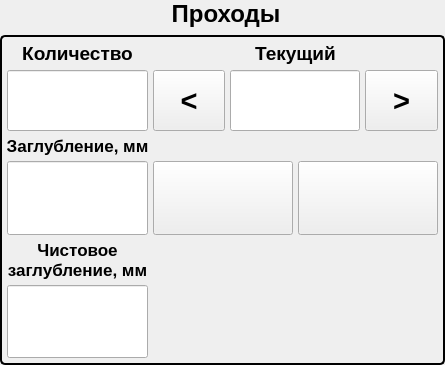
         <widget class="QGroupBox" name="PassBox">
          <property name="geometry">
           <rect>
            <x>5</x>
            <y>345</y>
            <width>445</width>
            <height>365</height>
           </rect>
          </property>
          <property name="font">
           <font>
            <pointsize>18</pointsize>
            <bold>true</bold>
           </font>
          </property>
          <property name="styleSheet">
           <string notr="true">QGroupBox {
    border: 2px solid #000000; /* 3px — толщина линии, solid — сплошная, дальше цвет */
    border-radius: 5px;       /* Скругление углов (можно убрать) */
    margin-top: 35px;         /* Отступ сверху, чтобы рамка не пересекала текст */
}
QGroupBox::title {
    subcontrol-origin: margin;
    subcontrol-position: top center; /* Позиция текста: слева (можно top center) */
    padding: 0 5px;                /* Отступы слева/справа от текста */
}</string>
          </property>
          <property name="title">
           <string>Проходы</string>
          </property>
          <property name="alignment">
           <set>Qt::AlignmentFlag::AlignCenter</set>
          </property>
          <property name="flat">
           <bool>false</bool>
          </property>
          <property name="checkable">
           <bool>false</bool>
          </property>
          <layout class="QGridLayout" name="gridLayout_4">
           <property name="leftMargin">
            <number>5</number>
           </property>
           <property name="topMargin">
            <number>5</number>
           </property>
           <property name="rightMargin">
            <number>5</number>
           </property>
           <property name="bottomMargin">
            <number>5</number>
           </property>
           <property name="spacing">
            <number>5</number>
           </property>
           <item row="0" column="0">
            <widget class="QLabel" name="label_10">
             <property name="sizePolicy">
              <sizepolicy hsizetype="Minimum" vsizetype="Maximum">
               <horstretch>0</horstretch>
               <verstretch>0</verstretch>
              </sizepolicy>
             </property>
             <property name="minimumSize">
              <size>
               <width>120</width>
               <height>0</height>
              </size>
             </property>
             <property name="font">
              <font>
               <pointsize>14</pointsize>
               <bold>true</bold>
              </font>
             </property>
             <property name="layoutDirection">
              <enum>Qt::LayoutDirection::LeftToRight</enum>
             </property>
             <property name="text">
              <string>Количество</string>
             </property>
             <property name="alignment">
              <set>Qt::AlignmentFlag::AlignCenter</set>
             </property>
            </widget>
           </item>
           <item row="1" column="0">
            <widget class="NumericDisplay" name="segmensOfNumberDisplay_3">
             <property name="sizePolicy">
              <sizepolicy hsizetype="Preferred" vsizetype="Preferred">
               <horstretch>0</horstretch>
               <verstretch>0</verstretch>
              </sizepolicy>
             </property>
             <property name="minimumSize">
              <size>
               <width>0</width>
               <height>0</height>
              </size>
             </property>
             <property name="maximumSize">
              <size>
               <width>141</width>
               <height>16777215</height>
              </size>
             </property>
             <property name="font">
              <font>
               <pointsize>22</pointsize>
               <bold>true</bold>
              </font>
             </property>
             <property name="mouseTracking">
              <bool>false</bool>
             </property>
             <property name="focusPolicy">
              <enum>Qt::FocusPolicy::NoFocus</enum>
             </property>
             <property name="contextMenuPolicy">
              <enum>Qt::ContextMenuPolicy::NoContextMenu</enum>
             </property>
             <property name="alignment">
              <set>Qt::AlignmentFlag::AlignCenter</set>
             </property>
             <property name="readOnly">
              <bool>false</bool>
             </property>
             <property name="readAddress" stdset="0">
              <string>D1106</string>
             </property>
             <property name="writeAddress" stdset="0">
              <string>D1106</string>
             </property>
             <property name="format" stdset="0">
              <string>UWord</string>
             </property>
             <property name="fractional" stdset="0">
              <UInt>0</UInt>
             </property>
             <property name="minimum" stdset="0">
              <double>0.000000000000000</double>
             </property>
             <property name="maximum" stdset="0">
              <double>10.000000000000000</double>
             </property>
            </widget>
           </item>
           <item row="1" column="1">
            <widget class="MomentaryButton" name="decCurrentSegmentButton_2">
             <property name="enabled">
              <bool>true</bool>
             </property>
             <property name="sizePolicy">
              <sizepolicy hsizetype="Preferred" vsizetype="Preferred">
               <horstretch>0</horstretch>
               <verstretch>0</verstretch>
              </sizepolicy>
             </property>
             <property name="minimumSize">
              <size>
               <width>60</width>
               <height>61</height>
              </size>
             </property>
             <property name="font">
              <font>
               <pointsize>22</pointsize>
               <bold>true</bold>
              </font>
             </property>
             <property name="focusPolicy">
              <enum>Qt::FocusPolicy::NoFocus</enum>
             </property>
             <property name="text">
              <string>&lt;</string>
             </property>
             <property name="writeAddress" stdset="0">
              <string>D0.9</string>
             </property>
            </widget>
           </item>
           <item row="1" column="2" colspan="2">
            <widget class="NumericDisplay" name="currentSegmentDisplay_2">
             <property name="sizePolicy">
              <sizepolicy hsizetype="Preferred" vsizetype="Preferred">
               <horstretch>0</horstretch>
               <verstretch>0</verstretch>
              </sizepolicy>
             </property>
             <property name="minimumSize">
              <size>
               <width>130</width>
               <height>61</height>
              </size>
             </property>
             <property name="maximumSize">
              <size>
               <width>120</width>
               <height>60</height>
              </size>
             </property>
             <property name="font">
              <font>
               <pointsize>22</pointsize>
               <bold>true</bold>
              </font>
             </property>
             <property name="mouseTracking">
              <bool>false</bool>
             </property>
             <property name="focusPolicy">
              <enum>Qt::FocusPolicy::NoFocus</enum>
             </property>
             <property name="contextMenuPolicy">
              <enum>Qt::ContextMenuPolicy::NoContextMenu</enum>
             </property>
             <property name="alignment">
              <set>Qt::AlignmentFlag::AlignCenter</set>
             </property>
             <property name="readOnly">
              <bool>true</bool>
             </property>
             <property name="readAddress" stdset="0">
              <string>D1108</string>
             </property>
             <property name="writeAddress" stdset="0">
              <string>D1108</string>
             </property>
             <property name="format" stdset="0">
              <string>UWord</string>
             </property>
             <property name="fractional" stdset="0">
              <UInt>0</UInt>
             </property>
             <property name="minimum" stdset="0">
              <double>-10000.000000000000000</double>
             </property>
             <property name="maximum" stdset="0">
              <double>10000.000000000000000</double>
             </property>
            </widget>
           </item>
           <item row="1" column="4">
            <widget class="MomentaryButton" name="incCurrentSegmentButton_2">
             <property name="sizePolicy">
              <sizepolicy hsizetype="Minimum" vsizetype="Preferred">
               <horstretch>0</horstretch>
               <verstretch>0</verstretch>
              </sizepolicy>
             </property>
             <property name="minimumSize">
              <size>
               <width>61</width>
               <height>61</height>
              </size>
             </property>
             <property name="font">
              <font>
               <pointsize>22</pointsize>
               <bold>true</bold>
              </font>
             </property>
             <property name="focusPolicy">
              <enum>Qt::FocusPolicy::NoFocus</enum>
             </property>
             <property name="text">
              <string>&gt;</string>
             </property>
             <property name="writeAddress" stdset="0">
              <string>D0.8</string>
             </property>
            </widget>
           </item>
           <item row="2" column="0">
            <widget class="QLabel" name="label_12">
             <property name="sizePolicy">
              <sizepolicy hsizetype="Minimum" vsizetype="Maximum">
               <horstretch>0</horstretch>
               <verstretch>0</verstretch>
              </sizepolicy>
             </property>
             <property name="minimumSize">
              <size>
               <width>120</width>
               <height>0</height>
              </size>
             </property>
             <property name="font">
              <font>
               <pointsize>13</pointsize>
               <bold>true</bold>
              </font>
             </property>
             <property name="layoutDirection">
              <enum>Qt::LayoutDirection::LeftToRight</enum>
             </property>
             <property name="text">
              <string>Заглубление, мм</string>
             </property>
             <property name="alignment">
              <set>Qt::AlignmentFlag::AlignCenter</set>
             </property>
            </widget>
           </item>
           <item row="3" column="0">
            <widget class="NumericDisplay" name="segmensOfNumberDisplay_4">
             <property name="sizePolicy">
              <sizepolicy hsizetype="Preferred" vsizetype="Preferred">
               <horstretch>0</horstretch>
               <verstretch>0</verstretch>
              </sizepolicy>
             </property>
             <property name="minimumSize">
              <size>
               <width>141</width>
               <height>61</height>
              </size>
             </property>
             <property name="maximumSize">
              <size>
               <width>120</width>
               <height>16777215</height>
              </size>
             </property>
             <property name="font">
              <font>
               <pointsize>22</pointsize>
               <bold>true</bold>
              </font>
             </property>
             <property name="mouseTracking">
              <bool>false</bool>
             </property>
             <property name="focusPolicy">
              <enum>Qt::FocusPolicy::NoFocus</enum>
             </property>
             <property name="contextMenuPolicy">
              <enum>Qt::ContextMenuPolicy::NoContextMenu</enum>
             </property>
             <property name="alignment">
              <set>Qt::AlignmentFlag::AlignCenter</set>
             </property>
             <property name="readOnly">
              <bool>false</bool>
             </property>
             <property name="readAddress" stdset="0">
              <string>D1112</string>
             </property>
             <property name="writeAddress" stdset="0">
              <string>D1112</string>
             </property>
             <property name="format" stdset="0">
              <string>Float</string>
             </property>
             <property name="fractional" stdset="0">
              <UInt>2</UInt>
             </property>
             <property name="minimum" stdset="0">
              <double>0.000000000000000</double>
             </property>
             <property name="maximum" stdset="0">
              <double>10.000000000000000</double>
             </property>
            </widget>
           </item>
           <item row="3" column="1" colspan="2">
            <widget class="ToggleButton" name="calibrationRunToggle_2">
             <property name="sizePolicy">
              <sizepolicy hsizetype="Preferred" vsizetype="Preferred">
               <horstretch>0</horstretch>
               <verstretch>0</verstretch>
              </sizepolicy>
             </property>
             <property name="font">
              <font>
               <pointsize>14</pointsize>
               <bold>true</bold>
              </font>
             </property>
             <property name="focusPolicy">
              <enum>Qt::FocusPolicy::NoFocus</enum>
             </property>
             <property name="autoFillBackground">
              <bool>false</bool>
             </property>
             <property name="checked">
              <bool>false</bool>
             </property>
             <property name="stateTexts" stdset="0">
              <stringlist>
               <string>Заглубиться</string>
               <string>Заглубиться</string>
              </stringlist>
             </property>
             <property name="readAddress" stdset="0">
              <string>D0.11</string>
             </property>
             <property name="writeAddress" stdset="0">
              <string>D0.11</string>
             </property>
            </widget>
           </item>
           <item row="3" column="3" colspan="2">
            <widget class="ToggleButton" name="calibrationRunToggle_3">
             <property name="sizePolicy">
              <sizepolicy hsizetype="Preferred" vsizetype="Preferred">
               <horstretch>0</horstretch>
               <verstretch>0</verstretch>
              </sizepolicy>
             </property>
             <property name="font">
              <font>
               <pointsize>14</pointsize>
               <bold>true</bold>
              </font>
             </property>
             <property name="focusPolicy">
              <enum>Qt::FocusPolicy::NoFocus</enum>
             </property>
             <property name="autoFillBackground">
              <bool>false</bool>
             </property>
             <property name="checked">
              <bool>false</bool>
             </property>
             <property name="stateTexts" stdset="0">
              <stringlist>
               <string>Фрезеровать</string>
               <string>Фрезеровать</string>
              </stringlist>
             </property>
             <property name="readAddress" stdset="0">
              <string>D0.12</string>
             </property>
             <property name="writeAddress" stdset="0">
              <string>D0.12</string>
             </property>
            </widget>
           </item>
           <item row="4" column="0">
            <widget class="QLabel" name="label_13">
             <property name="sizePolicy">
              <sizepolicy hsizetype="Minimum" vsizetype="Maximum">
               <horstretch>0</horstretch>
               <verstretch>0</verstretch>
              </sizepolicy>
             </property>
             <property name="minimumSize">
              <size>
               <width>120</width>
               <height>0</height>
              </size>
             </property>
             <property name="font">
              <font>
               <pointsize>13</pointsize>
               <bold>true</bold>
              </font>
             </property>
             <property name="layoutDirection">
              <enum>Qt::LayoutDirection::LeftToRight</enum>
             </property>
             <property name="text">
              <string>Чистовое
заглубление, мм</string>
             </property>
             <property name="alignment">
              <set>Qt::AlignmentFlag::AlignCenter</set>
             </property>
            </widget>
           </item>
           <item row="5" column="0">
            <widget class="NumericDisplay" name="segmensOfNumberDisplay_5">
             <property name="sizePolicy">
              <sizepolicy hsizetype="Preferred" vsizetype="Preferred">
               <horstretch>0</horstretch>
               <verstretch>0</verstretch>
              </sizepolicy>
             </property>
             <property name="minimumSize">
              <size>
               <width>141</width>
               <height>61</height>
              </size>
             </property>
             <property name="maximumSize">
              <size>
               <width>120</width>
               <height>16777215</height>
              </size>
             </property>
             <property name="font">
              <font>
               <pointsize>22</pointsize>
               <bold>true</bold>
              </font>
             </property>
             <property name="mouseTracking">
              <bool>false</bool>
             </property>
             <property name="focusPolicy">
              <enum>Qt::FocusPolicy::NoFocus</enum>
             </property>
             <property name="contextMenuPolicy">
              <enum>Qt::ContextMenuPolicy::NoContextMenu</enum>
             </property>
             <property name="alignment">
              <set>Qt::AlignmentFlag::AlignCenter</set>
             </property>
             <property name="readOnly">
              <bool>false</bool>
             </property>
             <property name="readAddress" stdset="0">
              <string>D1114</string>
             </property>
             <property name="writeAddress" stdset="0">
              <string>D1114</string>
             </property>
             <property name="format" stdset="0">
              <string>Float</string>
             </property>
             <property name="fractional" stdset="0">
              <UInt>2</UInt>
             </property>
             <property name="minimum" stdset="0">
              <double>0.000000000000000</double>
             </property>
             <property name="maximum" stdset="0">
              <double>1.000000000000000</double>
             </property>
            </widget>
           </item>
           <item row="0" column="1" colspan="4">
            <widget class="QLabel" name="label_11">
             <property name="sizePolicy">
              <sizepolicy hsizetype="Preferred" vsizetype="Preferred">
               <horstretch>0</horstretch>
               <verstretch>0</verstretch>
              </sizepolicy>
             </property>
             <property name="minimumSize">
              <size>
               <width>134</width>
               <height>0</height>
              </size>
             </property>
             <property name="font">
              <font>
               <pointsize>14</pointsize>
               <bold>true</bold>
              </font>
             </property>
             <property name="layoutDirection">
              <enum>Qt::LayoutDirection::LeftToRight</enum>
             </property>
             <property name="text">
              <string>Текущий</string>
             </property>
             <property name="alignment">
              <set>Qt::AlignmentFlag::AlignCenter</set>
             </property>
            </widget>
           </item>
          </layout>
         </widget>
